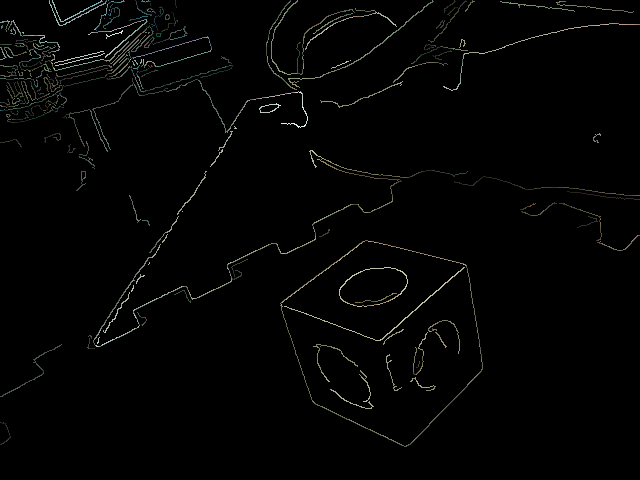
//> input picture vision/CubeA2_40.png, 640 x 480 px, given in place of the camera
$ ./videotest   (built with g++ and OpenCV 4)
//> lines starting //> are read from the running program, lines starting //| are printed output that depends on the picture; after the words box and inside, x2 and y2 are one past the last pixel; in counts of white or black regions, pixels touching at a corner belong together
#include "opencv2/highgui/highgui.hpp"
#include "opencv2/imgproc/imgproc.hpp"
#include <iostream>
#include <stdio.h>
#include <stdlib.h>
#include <math.h>
#include <unistd.h>

using namespace cv;
using namespace std;

Mat src;
Mat src_gray;
RNG rng(12345);

bool stack = false;
int thresh;

//Function header
void thresh_callback(int, void* );

//gb: 1.02, 1.04, 1.02
//gr: 1.04, 0.98, 1.02
// [95 lines left out: functions filterGreenPx, filterGreen, filterRedPx, filterRed, filterBluePx, filterBlue and 6 more, not called in this run]

void makeStackPx(Vec3b& color) { //bgr
  if(color[2] > color[1]*1.3){
    color[2] = 255;
    color[1] = 0;
    color[0] = 0;
  } else if(color[1] > color[0]*1.09 && color[1] > color[2]*1.02){
    color[2] = 0;
    color[1] = 255;
    color[0] = 0;
  } else {
    color[2] = 0;
    color[1] = 0;
    color[0] = 0;
  }
}

void makeStack(Mat& img) {
   for(int y = 0; y < img.rows; y++)
      for(int x = 0; x < img.cols; x++)
        makeStackPx(img.at<Vec3b>(Point(x, y)));
}

// [13 lines left out: function getTopColor, not called in this run]

/**
 * @function main
 */
int main(int, char** argv) {

  VideoCapture cap(0);
  assert(cap.isOpened());


  //Create Window
  const char* source_window = "Source";
  namedWindow(source_window, CV_WINDOW_NORMAL);

  //Show output picture in a window
  namedWindow( "Contours", CV_WINDOW_NORMAL);

  while(true) {
    Mat src2;
    cap.read(src2);
//> src2 is the input picture: 480 rows x 640 cols, CV_8UC3; mean B, G, R 3.2, 3.7, 3.4

    /// Load source image and convert it to gray
    //Mat src2 = imread(argv[1], 1);
    int top = (int) (0.05*src2.rows), bottom = (int) (0.05*src2.rows);
//> top = 24; bottom = 24
    int left = (int) (0.05*src2.cols), right = (int) (0.05*src2.cols);
//> left = 32; right = 32
    //copyMakeBorder( src2, src, top, bottom, left, right, BORDER_CONSTANT, Scalar(0,0,0) );

    makeStack(src2);
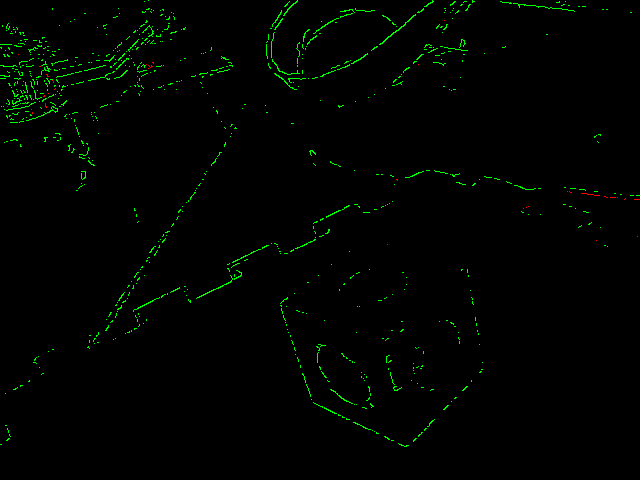
//> src2: 480 rows x 640 cols, CV_8UC3; 3.23% of pixels changed, all inside (x1, y1, x2, y2) = (0, 0, 640, 447)

    erode(src2, src2, getStructuringElement(MORPH_ELLIPSE, Size(9, 9)));
    dilate(src2, src2, getStructuringElement(MORPH_ELLIPSE, Size(9, 9)));

    dilate(src2, src2, getStructuringElement(MORPH_ELLIPSE, Size(9, 9)));
    erode(src2, src2, getStructuringElement(MORPH_ELLIPSE, Size(9, 9)));

    copyMakeBorder(src2, src, top, bottom, left, right, BORDER_CONSTANT, Scalar(0,0,0));
//> src: 528 rows x 704 cols, CV_8UC3; every value is 0
    imshow(source_window, src);

    //Convert image to gray and blur it
    cvtColor(src, src_gray, COLOR_BGR2GRAY);
//> src_gray: 528 rows x 704 cols, CV_8UC1; every value is 0
    blur(src_gray, src_gray, Size(3,3));


    vector<vector<Point> > contours;
    vector<Vec4i> hierarchy;
    vector<vector<Point> > hexagons;
    vector<Point> approx;

    //Convert image to gray and blur it
    cvtColor(src, src_gray, COLOR_BGR2GRAY);
    blur(src_gray, src_gray, Size(3,3));

    findContours(src_gray, contours, hierarchy, CV_RETR_TREE, CV_CHAIN_APPROX_SIMPLE, Point(0, 0));
//> contours = 0 contours

    /// Draw contours
    Mat drawing = Mat::zeros(src_gray.size(), CV_8UC3);
    int count = 0;
    double last_area = 0;
    Rect bounding;

    for (size_t i = 0; i < contours.size(); i++) {
      double area = sqrt(contourArea(contours[i]))*0.05;

      //skip small particles or duplicate
      if (20*area < 50 || ((last_area - 2) < 20*area  && 20*area < (last_area + 2))) continue;

      approxPolyDP(contours[i], approx, area, true);
      Scalar color = Scalar(rng.uniform(0, 255), rng.uniform(0, 255), rng.uniform(0, 255));

      if (approx.size()) {
        last_area = 20*area;
        hexagons.push_back(approx);
        drawContours(drawing, hexagons, count, color, 2);
        bounding = boundingRect(approx);

        Point center((bounding.x + bounding.width/2), (bounding.y + bounding.height/2));
        double ba = bounding.width * bounding.height;

        //bounding box
        rectangle(drawing, bounding.tl(), bounding.br(), color, 2, 8, 0);

        //center point
        circle(drawing, center, 2, color, 2, 8, 0);

        printf("Center: (%d, %d) \n", center.x, center.y);
        printf("Contour Area: %lf \n", last_area);
        printf("Bounding Box: %lf \n", ba);

        stack = true;
        count++;
      }
    }
//> this loop made 0 passes
//> after the loop, hexagons = 0 contours; count = 0
    imshow( "Contours", drawing );
    sleep(3);
  }
  return(0);
}
